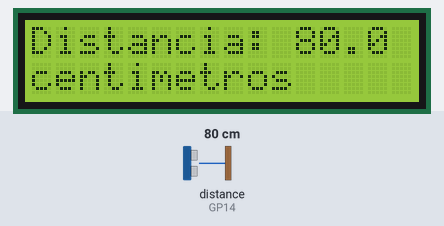
Simulated run of this program. Board: Raspberry Pi Pico running MicroPython. On the bench: 16×2 character LCD. The inputs (shaded band) are chosen by the test bench; at power-on: distance to the obstacle (sensor on GP14) 80 cm. The echo pulse lasts 58.3 µs per cm; library files of the repository ran but are not shown: pico_i2c_lcd.py; what the program prints to the serial console is not drawn.

Above: at 1.2 s.
1.3 s: distance to the obstacle (sensor on GP14) set to 2 cm
At 2.9 s:
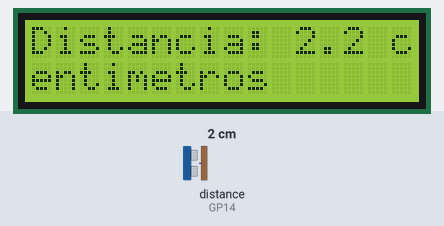
7.4 s: distance to the obstacle (sensor on GP14) set to 4 cm
At 8.9 s:
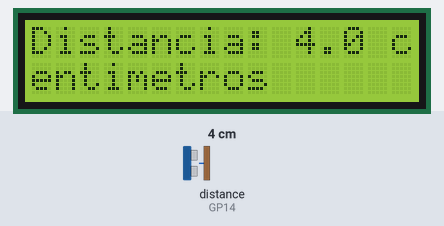
11.7 s: distance to the obstacle (sensor on GP14) set to 9 cm
At 12.9 s:
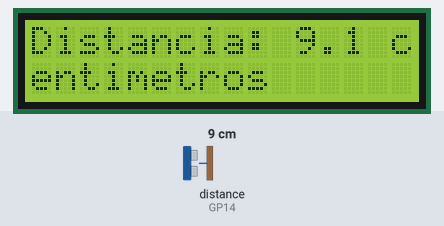
Timing chart, 0 to 14.7 s (numbered marks = the images above; inputs shaded):
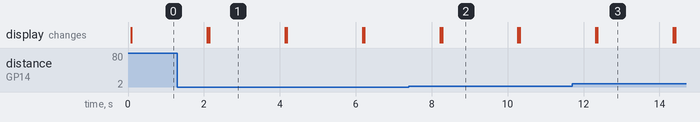

The program:

Proyecto1SensorUltrasonico.py
```python
from machine import Pin, I2C
from pico_i2c_lcd import I2cLcd
import utime

# ---- Variables para el Sensor Ultrasónico ---
# Variable para Trigger
trigger = Pin(15, Pin.OUT)

# Variable para Echo
echo = Pin(14, Pin.IN)

# Variable "distancia"
distancia = 0

# ---- Variables para la Pantalla LED I2C ---
i2c = I2C(0, scl=Pin(9), sda=Pin(8), freq=200000)

# Variable para encontrar la dirección de la pantalla
direccion = i2c.scan()[0]

# Variable para 2 filas y 16 columnas de la pantalla
lcd = I2cLcd(i2c,direccion,2,16)

while True:
    trigger.high()
    utime.sleep(0.00001)
    trigger.low()

    while echo.value() == 0:
        inicio = utime.ticks_us()
    while echo.value() == 1:
        final = utime.ticks_us()

    # Calcula la distancia del objeto al sensor
    duracion = final - inicio
    distancia = (duracion * 0.0343) / 2
    print("Distancia: {:0.1f} centimetros".format(distancia))
    lcd.putstr("Distancia: {:0.1f} centimetros".format(distancia))
    utime.sleep(2) # Medición en cada 3 segundos
    lcd.clear() #Limpia la pantalla
```

Measured:
- after the input at 1.3 s, the display: first differs from a run without the input after 0.84 s (image 1)
- after the input at 7.4 s, the display: first differs from a run without the input after 0.87 s (image 2)
- after the input at 11.7 s, the display: first differs from a run without the input after 0.66 s (image 3)
- what the display in image 1 shows lasts 2.0 s, from 2.1 s to 4.1 s
